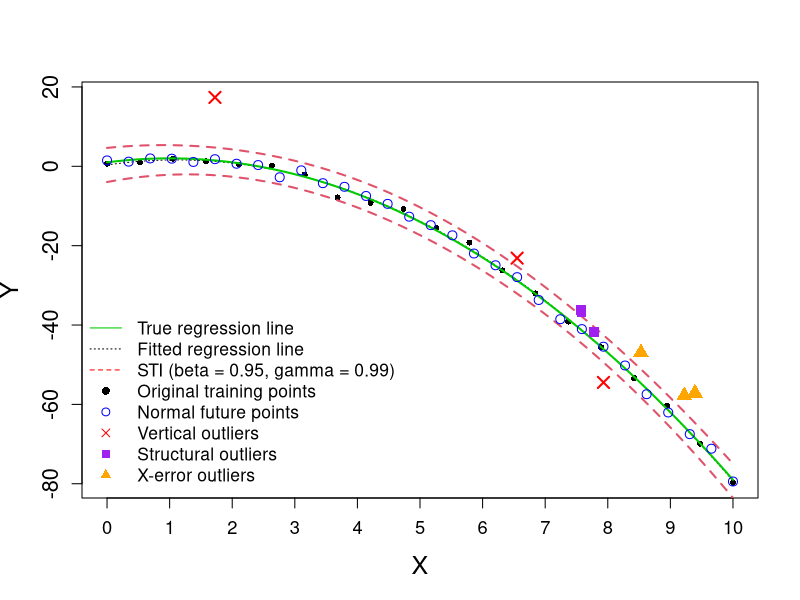

Recreate this plot in R.
library(doParallel)
library(MASS)
library(DEoptim)

## ------------------ Basic Settings ------------------
Cbeta  = 0.95
Cgamma = 0.99
zbeta  = qnorm((1 + Cbeta) / 2)

n  = 20
a  = 0
b  = 10
p  = 3
nu = n - p

set.seed(20250716)
alp.t <- c(1, 2, -1)   # True model: 1 + 2x - 1x^2
sig.t <- 1

## ------------------ Build Design Matrix & Fit Model ------------------
X1 <- seq(from = a, to = b, length.out = n)
X  <- matrix(0, nrow = n, ncol = p)
for (i in 1:length(X1)) {
  x <- X1[i]; vx <- rep(1, p)
  if (p >= 2) for (j in 2:p) vx[j] <- x^(j-1)
  X[i, ] <- vx
}

XTX    <- t(X) %*% X
XTX.qr <- qr(XTX)
Q <- qr.Q(XTX.qr)
R <- qr.R(XTX.qr)
invXTX <- qr.solve(R) %*% t(Q)

# Generate training responses and fit the model
eps <- rnorm(n, mean = 0, sd = sig.t)
y   <- as.vector(X %*% alp.t + eps)
yy  <- matrix(y, ncol = 1)

alpha.hat <- invXTX %*% t(X) %*% yy
sigma.hat <- sqrt(sum((yy - X %*% alpha.hat)^2) / nu)

# Prepare lines for plotting
training_data <- data.frame(x = X1, y = y)
x.new  <- seq(from = min(X1), to = max(X1), by = 0.01)
y.true <- alp.t[1] + alp.t[2] * x.new + alp.t[3] * x.new^2
y.fit  <- alpha.hat[1] + alpha.hat[2] * x.new + alpha.hat[3] * x.new^2

## ------------------ Future points: 30 normal + additional outliers ------------------
# 30 purely normal future points
set.seed(20250801)
n_future  <- 30
x_future  <- seq(a, b, length.out = n_future)
eps_future <- rnorm(n_future, mean = 0, sd = sig.t)
y_future_norm <- alp.t[1] + alp.t[2] * x_future + alp.t[3] * x_future^2 + eps_future

data_main <- data.frame(X = x_future, Y = y_future_norm, label = 0L)  # Normal points

# Add 3 vertical outliers (large residuals, same X positions but different Y)
set.seed(110)
n_outlier_vert <- 3
idx_vert <- sample(1:n_future, n_outlier_vert)
y_future_vert <- y_future_norm[idx_vert] + rnorm(n_outlier_vert, mean = 0, sd = 8)
data_vert <- data.frame(X = x_future[idx_vert], Y = y_future_vert, label = 1L)

# Add 3 structural outliers (slightly different model parameters, eps ~ N(0,1))
set.seed(20250810)
beta_struct <- c(1.2, 1.8, -0.9)
n_outlier_struct <- 3
x_struct <- runif(n_outlier_struct, 7, 8)
y_struct <- beta_struct[1] + beta_struct[2] * x_struct + beta_struct[3] * x_struct^2 +
  rnorm(n_outlier_struct, mean = 0, sd = 1)
data_struct <- data.frame(X = x_struct, Y = y_struct, label = 1L)

# Add 3 X-measurement-error outliers (horizontal/xerror)
set.seed(20250825)
n_outlier_x <- 3
sigma_x     <- 0.1
bias_x      <- 0.5
x_true  <- runif(n_outlier_x, 6, 9)
x_obs   <- x_true + rnorm(n_outlier_x, mean = bias_x, sd = sigma_x)
y_xerr  <- alp.t[1] + alp.t[2]*x_true + alp.t[3]*x_true^2 + rnorm(n_outlier_x, 0, sig.t)
data_xerr <- data.frame(X = x_obs, Y = y_xerr, label = 1L)

# Combine: 30 normal + 3 vertical + 3 structural + 3 xerror = 39
future_data <- rbind(data_main, data_vert, data_struct, data_xerr)
row.names(future_data) <- NULL

cat("nrow(future_data) = ", nrow(future_data), "\n")
print(table(future_data$label))

lam_two_sti_exact=1.3741318

x.new <- seq(from = min(X1), to = max(X1), by = 0.01)
y.fit=alpha.hat[1]+alpha.hat[2]*x.new+alpha.hat[3]*x.new^2
dsqrt=0
for (i in 1:length(x.new)) {
  dsqrt[i]=as.numeric(t(c(1,x.new[i],x.new[i]^2))%*%invXTX%*%c(1,x.new[i],x.new[i]^2))
}
upper.sti=alpha.hat[1]+alpha.hat[2]*x.new+alpha.hat[3]*x.new^2+lam_two_sti_exact*(zbeta+sqrt(p+2)*sqrt(dsqrt))*sigma.hat
lower.sti=alpha.hat[1]+alpha.hat[2]*x.new+alpha.hat[3]*x.new^2-lam_two_sti_exact*(zbeta+sqrt(p+2)*sqrt(dsqrt))*sigma.hat


## ------------------ Plot (without STI band) ------------------
plot(x.new, y.fit,
     xlab = 'X', ylab = 'Y',
     xlim = range(c(0, 10, future_data$X)),     
     ylim = range(c(y, future_data$Y)),
     type = 'l', lty = 3, col = "black",
     xaxt = 'n', cex.axis = 1.3, cex.lab = 1.5)
axis(1, at = seq(0, 10, by = 1), cex.axis = 1.1)

# Original training data (black solid points)
points(X1, y, pch = 16, col = "black", cex = 0.8)

# True regression line (green solid line)
lines(x.new, y.true, col = "green3", lwd = 2)

lines(x.new, upper.sti, col = 2, lty = 2, lwd = 2)
lines(x.new, lower.sti, col = 2, lty = 2, lwd = 2)

# Normal future points (blue hollow circles)
points(data_main$X, data_main$Y, pch = 1, col = "blue", cex = 1.2)

# Vertical outliers (red crosses)
points(data_vert$X, data_vert$Y, pch = 4, col = "red", lwd = 2, cex = 1.5)

# Structural outliers (purple squares)
points(data_struct$X, data_struct$Y, pch = 15, col = "purple", cex = 1.3)

# X-measurement-error outliers (orange triangles)
points(data_xerr$X, data_xerr$Y, pch = 17, col = "orange", cex = 1.6)

legend("bottomleft", inset = .005,
       legend = c("True regression line",
                  "Fitted regression line",
                  "STI (beta = 0.95, gamma = 0.99)",
                  "Original training points",
                  "Normal future points",
                  "Vertical outliers",
                  "Structural outliers",
                  "X-error outliers"),
       lty = c(1, 3, 2, NA, NA, NA, NA, NA),
       pch = c(NA, NA, NA, 16, 1, 4, 15, 17),
       col = c("green3", "black", "red", "black", "blue", "red", "purple", "orange"),
       cex = 1.05, bty = "n")

txt <- "beta gamma    lambda
1   0.95 0.750 0.9444427
2   0.95 0.751 0.9450531
3   0.95 0.752 0.9456635
4   0.95 0.753 0.9464264
5   0.95 0.754 0.9470367
6   0.95 0.755 0.9477997
7   0.95 0.756 0.9484100
8   0.95 0.757 0.9491730
9   0.95 0.758 0.9496307
10  0.95 0.759 0.9503937
11  0.95 0.760 0.9510040
12  0.95 0.761 0.9516144
13  0.95 0.762 0.9522247
14  0.95 0.763 0.9528351
15  0.95 0.764 0.9534454
16  0.95 0.765 0.9540558
17  0.95 0.766 0.9546661
18  0.95 0.767 0.9552765
19  0.95 0.768 0.9558868
20  0.95 0.769 0.9564972
21  0.95 0.770 0.9572601
22  0.95 0.771 0.9580231
23  0.95 0.772 0.9586334
24  0.95 0.773 0.9590912
25  0.95 0.774 0.9597015
26  0.95 0.775 0.9604645
27  0.95 0.776 0.9610748
28  0.95 0.777 0.9619904
29  0.95 0.778 0.9626007
30  0.95 0.779 0.9632111
31  0.95 0.780 0.9639740
32  0.95 0.781 0.9647369
33  0.95 0.782 0.9654999
34  0.95 0.783 0.9661102
35  0.95 0.784 0.9665680
36  0.95 0.785 0.9673309
37  0.95 0.786 0.9679413
38  0.95 0.787 0.9688568
39  0.95 0.788 0.9694672
40  0.95 0.789 0.9702301
41  0.95 0.790 0.9708405
42  0.95 0.791 0.9716034
43  0.95 0.792 0.9722137
44  0.95 0.793 0.9729767
45  0.95 0.794 0.9735870
46  0.95 0.795 0.9741974
47  0.95 0.796 0.9749603
48  0.95 0.797 0.9755707
49  0.95 0.798 0.9763336
50  0.95 0.799 0.9769440
51  0.95 0.800 0.9777069
52  0.95 0.801 0.9784698
53  0.95 0.802 0.9793854
54  0.95 0.803 0.9801483
55  0.95 0.804 0.9807587
56  0.95 0.805 0.9815216
57  0.95 0.806 0.9822845
58  0.95 0.807 0.9828949
59  0.95 0.808 0.9836871
60  0.95 0.809 0.9844208
61  0.95 0.810 0.9853363
62  0.95 0.811 0.9860992
63  0.95 0.812 0.9868622
64  0.95 0.813 0.9877777
65  0.95 0.814 0.9885406
66  0.95 0.815 0.9893036
67  0.95 0.816 0.9900946
68  0.95 0.817 0.9909821
69  0.95 0.818 0.9918976
70  0.95 0.819 0.9926605
71  0.95 0.820 0.9934235
72  0.95 0.821 0.9943663
73  0.95 0.822 0.9949765
74  0.95 0.823 0.9958649
75  0.95 0.824 0.9966278
76  0.95 0.825 0.9973907
77  0.95 0.826 0.9983063
78  0.95 0.827 0.9990692
79  0.95 0.828 0.9996796
80  0.95 0.829 1.0004425
81  0.95 0.830 1.0013580
82  0.95 0.831 1.0022736
83  0.95 0.832 1.0031891
84  0.95 0.833 1.0041046
85  0.95 0.834 1.0048676
86  0.95 0.835 1.0057831
87  0.95 0.836 1.0065460
88  0.95 0.837 1.0074615
89  0.95 0.838 1.0083771
90  0.95 0.839 1.0092926
91  0.95 0.840 1.0100555
92  0.95 0.841 1.0108185
93  0.95 0.842 1.0118866
94  0.95 0.843 1.0126495
95  0.95 0.844 1.0135651
96  0.95 0.845 1.0144806
97  0.95 0.846 1.0152435
98  0.95 0.847 1.0160065
99  0.95 0.848 1.0170746
100 0.95 0.849 1.0179901
101 0.95 0.850 1.0189056
102 0.95 0.851 1.0198212
103 0.95 0.852 1.0207367
104 0.95 0.853 1.0216522
105 0.95 0.854 1.0225900
106 0.95 0.855 1.0236359
107 0.95 0.856 1.0245514
108 0.95 0.857 1.0254887
109 0.95 0.858 1.0265350
110 0.95 0.859 1.0274721
111 0.95 0.860 1.0285400
112 0.95 0.861 1.0297394
113 0.95 0.862 1.0309601
114 0.95 0.863 1.0317230
115 0.95 0.864 1.0327911
116 0.95 0.865 1.0338593
117 0.95 0.866 1.0350800
118 0.95 0.867 1.0364532
119 0.95 0.868 1.0373688
120 0.95 0.869 1.0384369
121 0.95 0.870 1.0395050
122 0.95 0.871 1.0405731
123 0.95 0.872 1.0414886
124 0.95 0.873 1.0425568
125 0.95 0.874 1.0437775
126 0.95 0.875 1.0448456
127 0.95 0.876 1.0460663
128 0.95 0.877 1.0469818
129 0.95 0.878 1.0480499
130 0.95 0.879 1.0491180
131 0.95 0.880 1.0504913
132 0.95 0.881 1.0517120
133 0.95 0.882 1.0530853
134 0.95 0.883 1.0540009
135 0.95 0.884 1.0553741
136 0.95 0.885 1.0564423
137 0.95 0.886 1.0575104
138 0.95 0.887 1.0587311
139 0.95 0.888 1.0601044
140 0.95 0.889 1.0614777
141 0.95 0.890 1.0630035
142 0.95 0.891 1.0640717
143 0.95 0.892 1.0652924
144 0.95 0.893 1.0668182
145 0.95 0.894 1.0680551
146 0.95 0.895 1.0694122
147 0.95 0.896 1.0704803
148 0.95 0.897 1.0718694
149 0.95 0.898 1.0732269
150 0.95 0.899 1.0744630
151 0.95 0.900 1.0758209
152 0.95 0.901 1.0771942
153 0.95 0.902 1.0787350
154 0.95 0.903 1.0802460
155 0.95 0.904 1.0816339
156 0.95 0.905 1.0831451
157 0.95 0.906 1.0845184
158 0.95 0.907 1.0857533
159 0.95 0.908 1.0874176
160 0.95 0.909 1.0889435
161 0.95 0.910 1.0901779
162 0.95 0.911 1.0916901
163 0.95 0.912 1.0932294
164 0.95 0.913 1.0950470
165 0.95 0.914 1.0964203
166 0.95 0.915 1.0980988
167 0.95 0.916 1.0997772
168 0.95 0.917 1.1011505
169 0.95 0.918 1.1028290
170 0.95 0.919 1.1043549
171 0.95 0.920 1.1060455
172 0.95 0.921 1.1077118
173 0.95 0.922 1.1090970
174 0.95 0.923 1.1110687
175 0.95 0.924 1.1130524
176 0.95 0.925 1.1147308
177 0.95 0.926 1.1165619
178 0.95 0.927 1.1180878
179 0.95 0.928 1.1199188
180 0.95 0.929 1.1217499
181 0.95 0.930 1.1235809
182 0.95 0.931 1.1255646
183 0.95 0.932 1.1277008
184 0.95 0.933 1.1293793
185 0.95 0.934 1.1313629
186 0.95 0.935 1.1331940
187 0.95 0.936 1.1353302
188 0.95 0.937 1.1368657
189 0.95 0.938 1.1392975
190 0.95 0.939 1.1412811
191 0.95 0.940 1.1432648
192 0.95 0.941 1.1452484
193 0.95 0.942 1.1479950
194 0.95 0.943 1.1501312
195 0.95 0.944 1.1525726
196 0.95 0.945 1.1548615
197 0.95 0.946 1.1573029
198 0.95 0.947 1.1600494
199 0.95 0.948 1.1627960
200 0.95 0.949 1.1653900
201 0.95 0.950 1.1681366
202 0.95 0.951 1.1705780
203 0.95 0.952 1.1736371
204 0.95 0.953 1.1762238
205 0.95 0.954 1.1788177
206 0.95 0.955 1.1817169
207 0.95 0.956 1.1844702
208 0.95 0.957 1.1870641
209 0.95 0.958 1.1901093
210 0.95 0.959 1.1936188
211 0.95 0.960 1.1971283
212 0.95 0.961 1.2006378
213 0.95 0.962 1.2042999
214 0.95 0.963 1.2073573
215 0.95 0.964 1.2111664
216 0.95 0.965 1.2149811
217 0.95 0.966 1.2194113
218 0.95 0.967 1.2235310
219 0.95 0.968 1.2267303
220 0.95 0.969 1.2305450
221 0.95 0.970 1.2346649
222 0.95 0.971 1.2398529
223 0.95 0.972 1.2438245
224 0.95 0.973 1.2487030
225 0.95 0.974 1.2532846
226 0.95 0.975 1.2581635
227 0.95 0.976 1.2627411
228 0.95 0.977 1.2682378
229 0.95 0.978 1.2741852
230 0.95 0.979 1.2804413
231 0.95 0.980 1.2868500
232 0.95 0.981 1.2926483
233 0.95 0.982 1.2989072
234 0.95 0.983 1.3069942
235 0.95 0.984 1.3149310
236 0.95 0.985 1.3222527
237 0.95 0.986 1.3309500
238 0.95 0.987 1.3399525
239 0.95 0.988 1.3504810
240 0.95 0.989 1.3616197
241 0.95 0.990 1.3741318
242 0.95 0.991 1.3877133
243 0.95 0.992 1.4009857
244 0.95 0.993 1.4194510
245 0.95 0.994 1.4435577
246 0.95 0.995 1.4673615
247 0.95 0.996 1.4937634
248 0.95 0.997 1.5361809
249 0.95 0.998 1.5836334
250 0.95 0.999 1.6692384"

## === Lookup table for lambda as a function of gamma (beta fixed to Cbeta) ===
df <- read.table(text = txt, header = TRUE)
# Expect columns: beta, gamma, lambda, with beta == Cbeta for all rows
stopifnot(all(df$beta == Cbeta))
stopifnot(all(diff(df$gamma) > 0), all(diff(df$lambda) > 0))  # monotone increasing

# λ(γ) and its numeric inverse γ(λ)
lam_of_gamma   <- approxfun(df$gamma, df$lambda, method = "linear", rule = 2)
gamma_of_lambda<- approxfun(df$lambda, df$gamma, method = "linear", rule = 2)

# Helpers
yhat_one <- function(x, beta_hat) {
  p <- length(beta_hat)
  sum(beta_hat * c(1, x, x^2)[1:p])
}

## -------- gamma*-inverse (fix beta, invert for gamma) --------
gamma_lambda_star_exact <- function(x0, y0,
                                    alpha.hat, sigma.hat, invXTX, p,
                                    lam_of_gamma, gamma_grid = df$gamma,
                                    tol = 1e-9) {
  # Design vector and geometry term
  vx <- c(1, x0, x0^2)[1:p]
  v0 <- sqrt(as.numeric(t(vx) %*% invXTX %*% vx))
  c0 <- sqrt(p + 2) * v0
  
  # Residual magnitude at (x0, y0)
  r  <- abs(y0 - sum(alpha.hat * vx))
  
  # Required lambda to cover this point when beta is fixed to Cbeta
  lambda_req <- r / (sigma.hat * (zbeta + c0))
  
  # Boundaries in the table
  lam_min <- min(df$lambda); lam_max <- max(df$lambda)
  gam_min <- min(df$gamma);  gam_max <- max(df$gamma)
  
  if (lambda_req <= lam_min) {
    gamma_star <- sprintf("<%.3f", gam_min)   # needs less than the smallest gamma in table
    status <- "clamped_at_low"
    lambda_star <- lam_min
  } else if (lambda_req >= lam_max) {
    gamma_star <- sprintf(">%.3f", gam_max)   # needs more than the largest gamma in table
    status <- "clamped_at_high"
    lambda_star <- lam_max
  } else {
    # Invert λ(γ) numerically by interpolation
    gamma_star <- gamma_of_lambda(lambda_req)
    gamma_star <- round(gamma_star, 6)
    status <- "ok"
    lambda_star <- lam_of_gamma(gamma_star)
  }
  
  list(gamma_star = gamma_star, lambda_star = lambda_star,
       r = r, c0 = c0, status = status)
}

## === Build type/label vectors (now including xerror) ===
# 30 normal + 3 vertical + 3 structural + 3 xerror = 39 points
types <- c(rep("normal",   nrow(data_main)),
           rep("vertical", nrow(data_vert)),
           rep("struct",   nrow(data_struct)),
           rep("xerror",   nrow(data_xerr)))
labels <- c(data_main$label, data_vert$label, data_struct$label, data_xerr$label)

## === Compute gamma* and lambda* for each of the 39 future points ===
res_list <- lapply(seq_len(nrow(future_data)), function(i) {
  x0 <- future_data$X[i]; y0 <- future_data$Y[i]
  tmp <- gamma_lambda_star_exact(x0, y0, alpha.hat, sigma.hat, invXTX, p, lam_of_gamma)
  yh  <- yhat_one(x0, alpha.hat)
  data.frame(
    X = x0, Y = y0, yhat = yh, r = tmp$r,
    gamma_star = tmp$gamma_star, lambda_star = tmp$lambda_star,
    status = tmp$status,
    label = labels[i],      # 0=normal, 1=outlier
    type  = types[i],       # normal / vertical / struct / xerror
    stringsAsFactors = FALSE
  )
})
tab39_g <- do.call(rbind, res_list)

## Convert gamma_star to numeric for decisions
tab39_g$gamma_star_num <- suppressWarnings(as.numeric(tab39_g$gamma_star))
tab39_g$gamma_star_num[is.na(tab39_g$gamma_star_num) & grepl("^<", tab39_g$gamma_star)] <- min(df$gamma)
tab39_g$gamma_star_num[is.na(tab39_g$gamma_star_num) & grepl("^>", tab39_g$gamma_star)] <- max(df$gamma)

## Outlier decision rule based on gamma*
gamma_crit <- 0.99   # set your critical gamma here
tab39_g$pred_outlier <- tab39_g$gamma_star_num >= gamma_crit

## Pretty-print table
num_gamma <- suppressWarnings(as.numeric(tab39_g$gamma_star))
tab39_out <- data.frame(
  X           = tab39_g$X,
  Y           = tab39_g$Y,
  yhat        = round(tab39_g$yhat, 6),
  r           = round(tab39_g$r, 6),
  gamma_star  = ifelse(is.na(num_gamma),
                       as.character(tab39_g$gamma_star),
                       sprintf("%.6f", num_gamma)),
  lambda_star = round(tab39_g$lambda_star, 6),
  status      = tab39_g$status,
  stringsAsFactors = FALSE
)
print(tab39_out)

## === Confusion matrix and performance metrics (gamma*-rule) ===
cm_gamma <- with(tab39_g, table(pred_outlier, label))
TP_g <- sum(tab39_g$pred_outlier & tab39_g$label==1)   # True positives
FP_g <- sum(tab39_g$pred_outlier & tab39_g$label==0)   # False positives
TN_g <- sum(!tab39_g$pred_outlier & tab39_g$label==0)  # True negatives
FN_g <- sum(!tab39_g$pred_outlier & tab39_g$label==1)  # False negatives

prec_g <- ifelse((TP_g+FP_g)==0, NA, TP_g/(TP_g+FP_g))             # Precision
rec_g  <- ifelse((TP_g+FN_g)==0, NA, TP_g/(TP_g+FN_g))             # Recall
f1_g   <- ifelse(is.na(prec_g)|(prec_g+rec_g)==0, NA, 2*prec_g*rec_g/(prec_g+rec_g))  # F1

res_summary_gamma <- list(
  gamma_rule_confusion = cm_gamma,
  gamma_rule_metrics   = c(precision=prec_g, recall=rec_g, F1=f1_g)
)
print(res_summary_gamma)

## === Per-type hit rates for gamma*-rule (normal / vertical / struct / xerror) ===
by_type_gamma <- aggregate(pred_outlier ~ type, data = tab39_g,
                           FUN = function(z) c(hit = sum(z), total = length(z), rate = mean(z)))
cat("\n--- Per-type hit rates (γ*) ---\n")
print(by_type_gamma)
